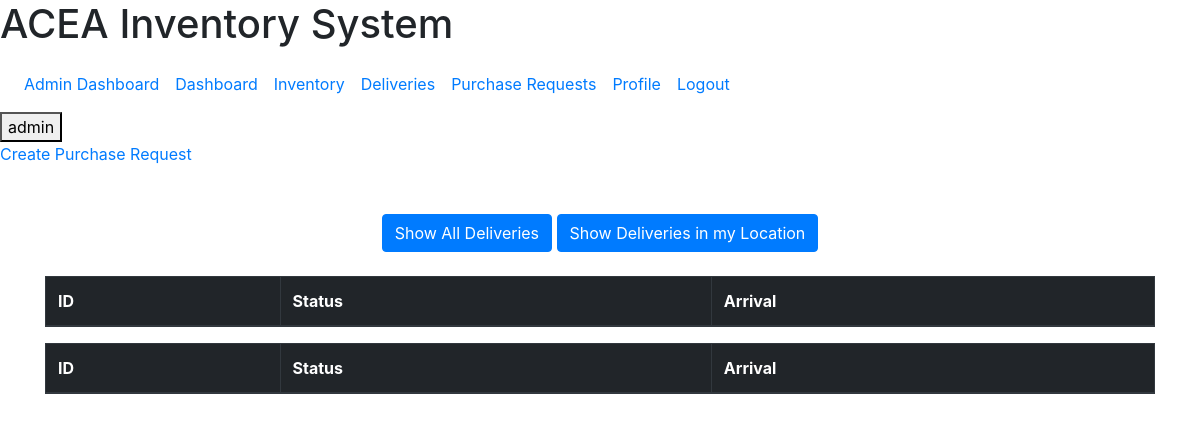
The page /deliveries/ (signed in) on the database as committed earlier.
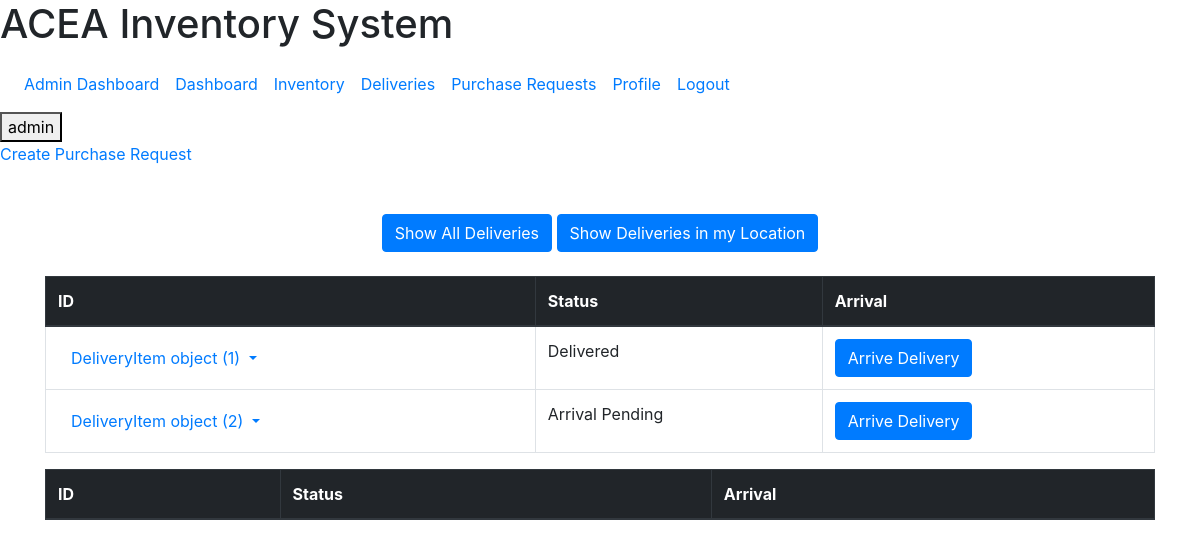
The same page on the database as committed later.
### dashboard/models.py (models this page shows)
class DeliveryItem(models.Model):
    id = models.AutoField(primary_key=True)
    quotationItem = models.ForeignKey(QuotationItem, on_delete=models.CASCADE, null=True)
    inventory = models.ForeignKey(Inventory, on_delete=models.CASCADE, null=True)
    deliveryLocation = models.ForeignKey(Location, on_delete=models.CASCADE, null=True, blank=True)
    approvedBy = models.ForeignKey(User, on_delete=models.CASCADE,null=True, blank=True)
    dateApproved = models.DateTimeField(null=True, blank=True)
    expectedDeliveryDate = models.DateTimeField(null=True, blank=True)
    dateArrived = models.DateTimeField(null=True, blank=True)
    quantity = models.PositiveIntegerField(null=True)
    class Meta:                                                             # django admin data models are pluralized (they add 's')
        verbose_name_plural = 'Delivery Items'

### dashboard/views.py (the view)
# urls.py: path('deliveries/', views.DeliveryList.as_view(), name='list-deliveries'),
class DeliveryList(LoginRequiredMixin, ListView):
    model = DeliveryItem
    context_object_name = "deliveryItems"
    template_name = "dashboard/delivery_list.html"
    def get_context_data(self, **kwargs):
        context = super().get_context_data(**kwargs)
        deliveryItem = DeliveryItem.objects.all()
        context['deliveryItem'] = deliveryItem
        filteredDeliveryItem = deliveryItem.filter(deliveryLocation=self.request.user.userprofile.location)
        context['filteredDeliveryItem'] = filteredDeliveryItem
        return context

### dashboard/models.py (called while the page is built)
    def __str__(self):
        return f'{self.name}'

    def __str__(self):                                                      # function returning the data models to string
        return f'{self.name} - {self.location}'

### templates/templatetags/auth_extras.py (called while the page is built)
@register.filter(name='has_group')
def has_group(user, group_name):
    group = Group.objects.get(name=group_name)
    return True if group in user.groups.all() else False

### templates/dashboard/delivery_list.html (shortened to what this page needs)
{%extends 'partials/base.html'%}
{% block content %}
{% load bootstrap_icons %}
{% if request.user.is_authenticated and request.user|has_group:"Administrator" or request.user|has_group:"Engineering" %}
<div>
    <a href="{% url 'create-request'%}"> Create Purchase Request </a>
</div>
{% endif %}
<div class="container py-5">
    <div class="text-center mb-4">
        <button class="btn btn-primary" id="unfiltered-btn">Show All Deliveries</button>
        <button class="btn btn-primary" id="filtered-btn">Show Deliveries in my Location</button>
    </div>
    <div id="unfiltered-container">
        <table id="unfiltered-table" class="table table-bordered table-hover">
            <thead class="thead-dark">
                <tr>
                    <th scope="col">ID</th>
                    <th scope="col">Status</th>
                    {% if request.user.is_authenticated and request.user|has_group:"Administrator" or request.user|has_group:"Engineering" %}
                    <th scope="col">Arrival</th>
                    {% endif %}
                </tr>
            </thead>
            <tbody>
                {% for d in deliveryItems %}
                <tr>
                    <td>
                        <div class="dropdown">
                            <button class="btn btn-link dropdown-toggle" type="button" id="dropdownMenuButton" data-toggle="dropdown" aria-haspopup="true" aria-expanded="false">
                                {{ d }}
                            </button>
                        </div>
                    </td>
                    {% if d.dateApproved is None %}
                        <td>Approval Pending</td>
                    {% elif d.dateArrived is None %}
                        <td>Arrival Pending</td>
                    {% else %}
                        <td>Delivered</td>
                    {% endif %}
                    {% if request.user.is_authenticated and request.user|has_group:"Administrator" or request.user|has_group:"Engineering" %}
                    <td>
                        <form action="{% url 'arriveDelivery' %}" method="POST">
                        <button class="btn btn-primary" type="submit">Arrive Delivery</button>
                        </form>
                    </td>
                    {% endif %}
                </tr>
                {% endfor %}
            </tbody>
        </table>
    </div>
    <div id="filtered-container">
        <table id="filtered-table" class="table table-bordered table-hover">
            <thead class="thead-dark">
                <tr>
                    <th scope="col">ID</th>
                    <th scope="col">Status</th>
                    {% if request.user.is_authenticated and request.user|has_group:"Administrator" or request.user|has_group:"Engineering" %}
                    <th scope="col">Arrival</th>
                    {% endif %}
                </tr>
            </thead>
        </table>
    </div>
</div>
{% endblock %}

Rows that differ between the two databases and show on the page:
added DeliveryItem: id "DeliveryItem object (1)", shows "Delivered"
added DeliveryItem: id "DeliveryItem object (2)", shows "Arrival Pending"
